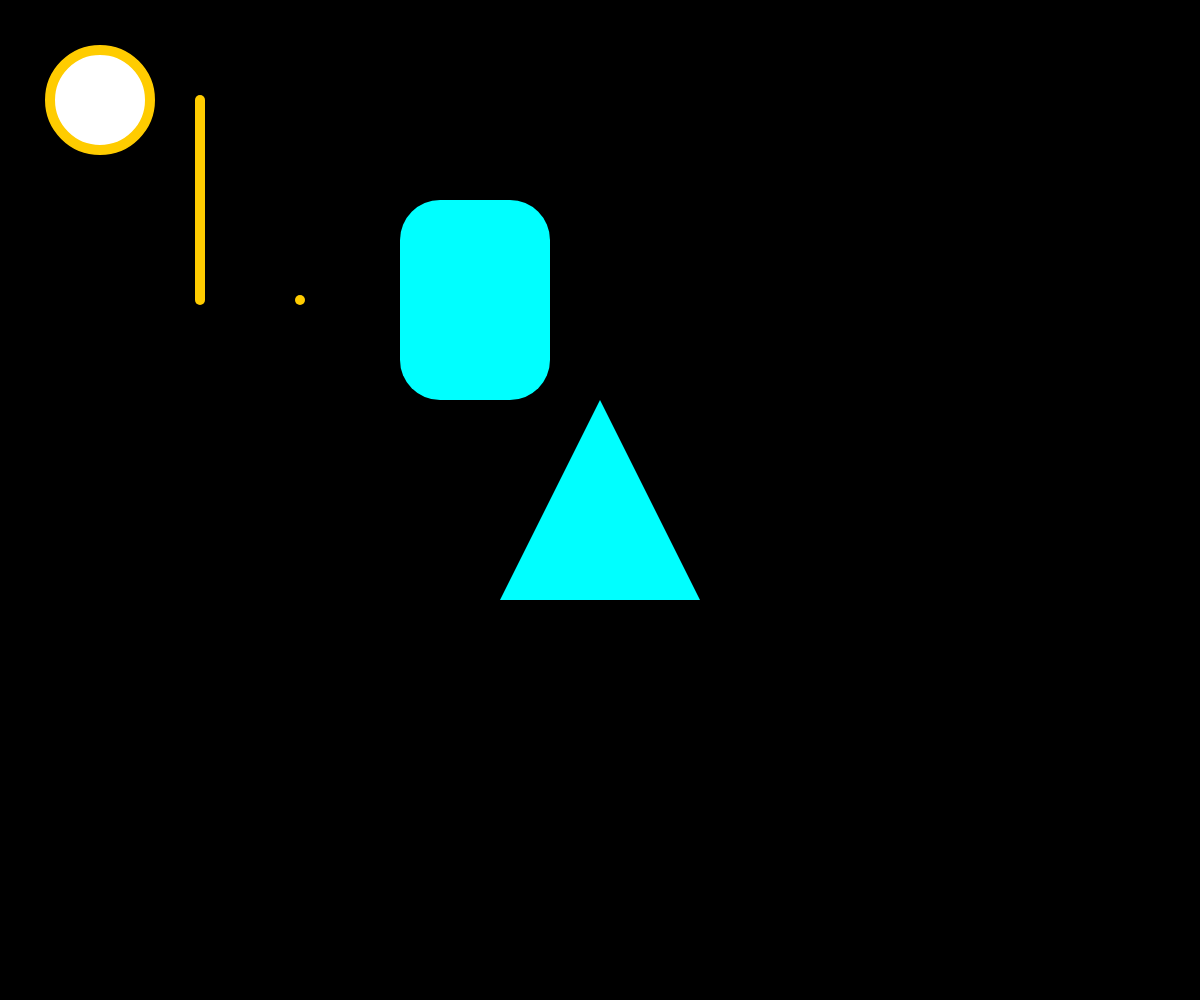
Frame 1 (no input)
Frame 60 (no input): identical to frame 1, image omitted
Frame 120 (the mouse pressed at the canvas centre since frame 60): identical to frame 1, image omitted

The p5.js sketch that drew this single still picture (run headless with seeded random() and noise() and a simulated clock; from frame 60 on, the mouse is pressed at the canvas centre):

// p5.js sketch
// ── sketch.js
/*
	Now, let's create some shapes with p5.	Ellipses, lines, points, oh my.

	New p5 variables and functions:
		setup(), draw()
		createCanvas()
		windowWidth, windowHeight
		background(...)
		fill(...), noFill(...)
		stroke(...), noStroke(...), strokeWeight(...)
		ellipse(...), rect(...), line(...), point(...),	triangle(...)
*/ 


// Check out index.html


// Setup runs ONCE at the start of the sketch
function setup() {

	// Create a canvas that takes up the whole window
	createCanvas(windowWidth, windowHeight);

}


// After setup is run, draw runs continuously at 60 fps
function draw() {

	// Draw a background
	background(0, 0, 0);

	// Applying some styling
	fill(255, 255, 255);
	stroke(255, 204, 0);
	strokeWeight(10);

	// Draw an ellipse
	ellipse(100, 100, 100, 100);

	// Draw a line & point with the same styling
	line(200, 100, 200, 300);
	point(300, 300);

	// Draw a rect and triangle with a different styling
	noStroke();
	fill(0, 255, 255);
	rect(400, 200, 150, 200, 40);
	triangle(500, 600, 600, 400, 700, 600);

}
